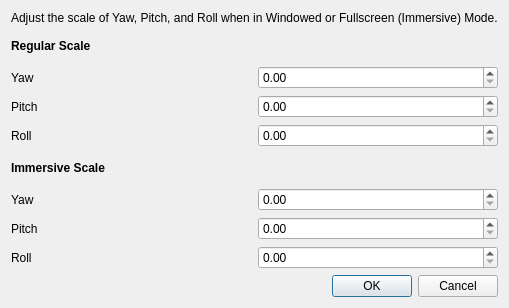
<?xml version="1.0" encoding="UTF-8"?>
<ui version="4.0">
 <class>wxr_ui</class>
 <widget class="QWidget" name="wxr_ui">
  <property name="windowModality">
   <enum>Qt::WindowModality::NonModal</enum>
  </property>
  <property name="geometry">
   <rect>
    <x>0</x>
    <y>0</y>
    <width>499</width>
    <height>308</height>
   </rect>
  </property>
  <property name="windowTitle">
   <string>WXR Tracker</string>
  </property>
  <property name="windowIcon">
   <iconset>
    <normaloff>../gui/images/opentrack.png</normaloff>../gui/images/opentrack.png</iconset>
  </property>
  <property name="layoutDirection">
   <enum>Qt::LayoutDirection::LeftToRight</enum>
  </property>
  <property name="autoFillBackground">
   <bool>false</bool>
  </property>
  <layout class="QVBoxLayout" name="verticalLayout">
   <item>
    <widget class="QLabel" name="label">
     <property name="sizePolicy">
      <sizepolicy hsizetype="Minimum" vsizetype="Maximum">
       <horstretch>0</horstretch>
       <verstretch>0</verstretch>
      </sizepolicy>
     </property>
     <property name="text">
      <string>Adjust the scale of Yaw, Pitch, and Roll when in Windowed or Fullscreen (Immersive) Mode.</string>
     </property>
    </widget>
   </item>
   <item>
    <layout class="QGridLayout" name="gridLayout">
     <item row="1" column="1">
      <widget class="QDoubleSpinBox" name="dblYawScale"/>
     </item>
     <item row="3" column="0">
      <widget class="QLabel" name="label_6">
       <property name="text">
        <string>Roll</string>
       </property>
      </widget>
     </item>
     <item row="6" column="0">
      <widget class="QLabel" name="label_8">
       <property name="text">
        <string>Pitch</string>
       </property>
      </widget>
     </item>
     <item row="2" column="0">
      <widget class="QLabel" name="label_5">
       <property name="text">
        <string>Pitch</string>
       </property>
      </widget>
     </item>
     <item row="2" column="1">
      <widget class="QDoubleSpinBox" name="dblPitchScale"/>
     </item>
     <item row="4" column="0">
      <widget class="QLabel" name="label_3">
       <property name="font">
        <font>
         <bold>true</bold>
        </font>
       </property>
       <property name="text">
        <string>Immersive Scale</string>
       </property>
      </widget>
     </item>
     <item row="1" column="0">
      <widget class="QLabel" name="label_4">
       <property name="text">
        <string>Yaw</string>
       </property>
      </widget>
     </item>
     <item row="0" column="0">
      <widget class="QLabel" name="label_2">
       <property name="font">
        <font>
         <bold>true</bold>
        </font>
       </property>
       <property name="text">
        <string>Regular Scale</string>
       </property>
      </widget>
     </item>
     <item row="5" column="0">
      <widget class="QLabel" name="label_7">
       <property name="text">
        <string>Yaw</string>
       </property>
      </widget>
     </item>
     <item row="3" column="1">
      <widget class="QDoubleSpinBox" name="dblRollScale"/>
     </item>
     <item row="7" column="0">
      <widget class="QLabel" name="label_9">
       <property name="text">
        <string>Roll</string>
       </property>
      </widget>
     </item>
     <item row="5" column="1">
      <widget class="QDoubleSpinBox" name="dblYawScaleImmersive"/>
     </item>
     <item row="6" column="1">
      <widget class="QDoubleSpinBox" name="dblPitchScaleImmersive"/>
     </item>
     <item row="7" column="1">
      <widget class="QDoubleSpinBox" name="dblRollScaleImmersive"/>
     </item>
    </layout>
   </item>
   <item>
    <widget class="QDialogButtonBox" name="buttonBox">
     <property name="sizePolicy">
      <sizepolicy hsizetype="Minimum" vsizetype="Maximum">
       <horstretch>0</horstretch>
       <verstretch>0</verstretch>
      </sizepolicy>
     </property>
     <property name="standardButtons">
      <set>QDialogButtonBox::StandardButton::Cancel|QDialogButtonBox::StandardButton::Ok</set>
     </property>
    </widget>
   </item>
  </layout>
 </widget>
 <resources/>
 <connections/>
 <slots>
  <slot>startEngineClicked()</slot>
  <slot>stopEngineClicked()</slot>
  <slot>cameraSettingsClicked()</slot>
 </slots>
</ui>
